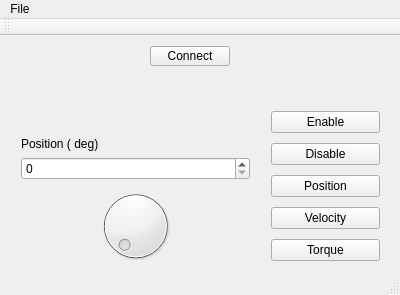
<?xml version="1.0" encoding="UTF-8"?>
<ui version="4.0">
 <class>MainWindow</class>
 <widget class="QMainWindow" name="MainWindow">
  <property name="geometry">
   <rect>
    <x>0</x>
    <y>0</y>
    <width>400</width>
    <height>295</height>
   </rect>
  </property>
  <property name="windowTitle">
   <string>MainWindow</string>
  </property>
  <widget class="QWidget" name="centralWidget">
   <widget class="QWidget" name="gridLayoutWidget">
    <property name="geometry">
     <rect>
      <x>260</x>
      <y>60</y>
      <width>131</width>
      <height>181</height>
     </rect>
    </property>
    <layout class="QGridLayout" name="gridLayout">
     <item row="2" column="0">
      <widget class="QPushButton" name="pushButton_3">
       <property name="text">
        <string>Position</string>
       </property>
      </widget>
     </item>
     <item row="1" column="0">
      <widget class="QPushButton" name="pushButton_2">
       <property name="text">
        <string>Disable</string>
       </property>
      </widget>
     </item>
     <item row="3" column="0">
      <widget class="QPushButton" name="pushButton_4">
       <property name="text">
        <string>Velocity</string>
       </property>
      </widget>
     </item>
     <item row="0" column="0">
      <widget class="QPushButton" name="pushButton">
       <property name="text">
        <string>Enable</string>
       </property>
      </widget>
     </item>
     <item row="4" column="0">
      <widget class="QPushButton" name="pushButton_5">
       <property name="text">
        <string>Torque</string>
       </property>
      </widget>
     </item>
    </layout>
   </widget>
   <widget class="QWidget" name="gridLayoutWidget_2">
    <property name="geometry">
     <rect>
      <x>10</x>
      <y>90</y>
      <width>251</width>
      <height>151</height>
     </rect>
    </property>
    <layout class="QGridLayout" name="gridLayout_2">
     <item row="0" column="0">
      <widget class="QLabel" name="label">
       <property name="text">
        <string>Position ( deg)</string>
       </property>
      </widget>
     </item>
     <item row="2" column="0">
      <widget class="QSpinBox" name="spinBox">
       <property name="maximum">
        <number>360</number>
       </property>
       <property name="singleStep">
        <number>1</number>
       </property>
      </widget>
     </item>
     <item row="3" column="0">
      <widget class="QDial" name="dial">
       <property name="maximum">
        <number>360</number>
       </property>
      </widget>
     </item>
    </layout>
   </widget>
   <widget class="QPushButton" name="pushButton_6">
    <property name="geometry">
     <rect>
      <x>150</x>
      <y>10</y>
      <width>80</width>
      <height>20</height>
     </rect>
    </property>
    <property name="text">
     <string>Connect</string>
    </property>
   </widget>
  </widget>
  <widget class="QMenuBar" name="menuBar">
   <property name="geometry">
    <rect>
     <x>0</x>
     <y>0</y>
     <width>400</width>
     <height>18</height>
    </rect>
   </property>
   <widget class="QMenu" name="menuMechaduino_Control">
    <property name="title">
     <string>File</string>
    </property>
    <addaction name="actionSetup_COM_port"/>
    <addaction name="actionQuit"/>
   </widget>
   <addaction name="menuMechaduino_Control"/>
  </widget>
  <widget class="QToolBar" name="mainToolBar">
   <attribute name="toolBarArea">
    <enum>TopToolBarArea</enum>
   </attribute>
   <attribute name="toolBarBreak">
    <bool>false</bool>
   </attribute>
  </widget>
  <widget class="QStatusBar" name="statusBar"/>
  <action name="actionQuit">
   <property name="text">
    <string>Quit</string>
   </property>
  </action>
  <action name="actionSetup_COM_port">
   <property name="text">
    <string>Setup COM port</string>
   </property>
  </action>
 </widget>
 <layoutdefault spacing="6" margin="11"/>
 <resources/>
 <connections>
  <connection>
   <sender>dial</sender>
   <signal>sliderMoved(int)</signal>
   <receiver>spinBox</receiver>
   <slot>setValue(int)</slot>
   <hints>
    <hint type="sourcelabel">
     <x>135</x>
     <y>218</y>
    </hint>
    <hint type="destinationlabel">
     <x>135</x>
     <y>153</y>
    </hint>
   </hints>
  </connection>
 </connections>
</ui>
